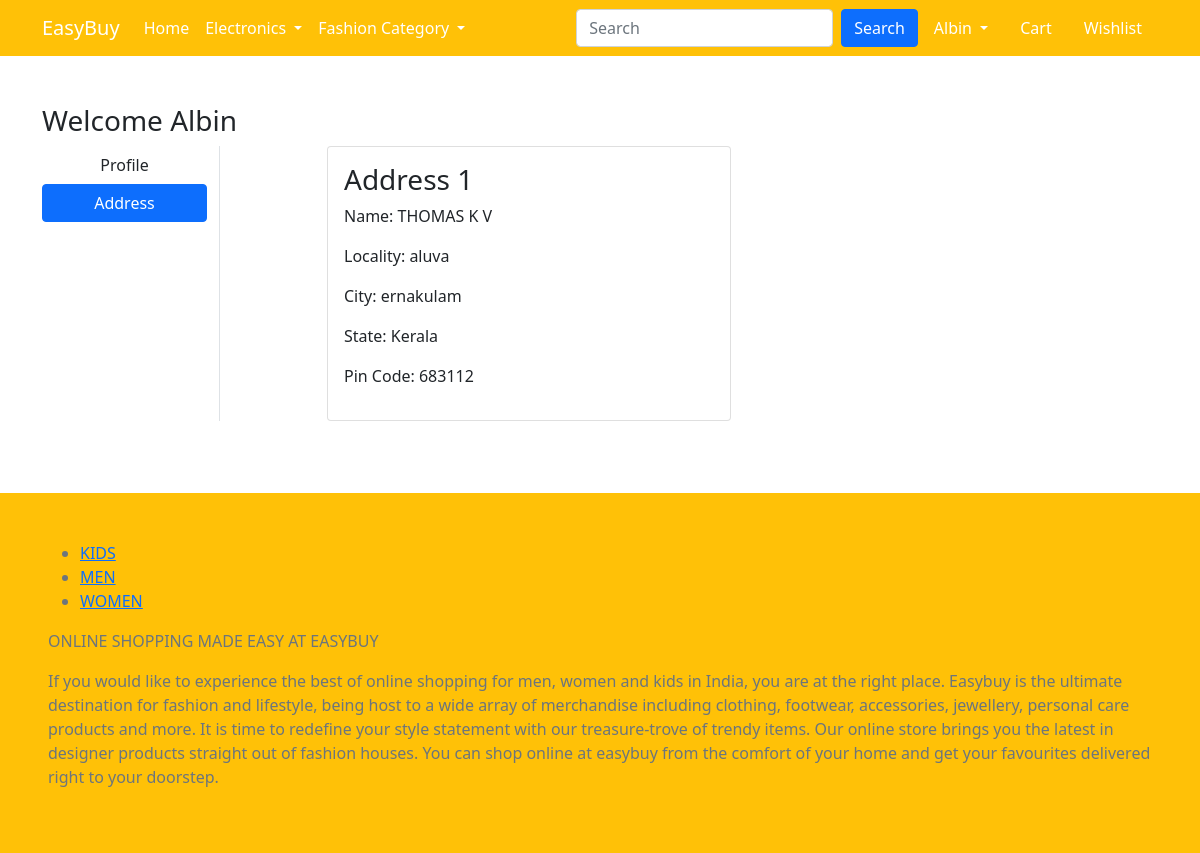
Page /address/ (signed in) on the committed database.
### app/models.py (models this page shows, shortened)
class Custumer(models.Model):
    user = models.ForeignKey(User, on_delete=models.CASCADE)
    name = models.CharField(max_length=200)
    locality = models.CharField(max_length=200)
    city = models.CharField(max_length=50)
    pincode = models.IntegerField()
    state = models.CharField(choices=STATE_CHOICES, max_length=50)

### app/views.py (the view)
# urls.py: path('address/', address, name='address'),
@login_required(login_url="/account/login/")
def address(request):
    add = Custumer.objects.filter(user=request.user)
    return render(request, 'app/address.html', {'add': add, 'active': 'btn-primary'})

### app/templates/app/address.html (shortened to what this page needs)
{% extends 'app/base.html' %}
{% load static %}
{% block main-content %}
<div class="container my-5">
 <div class="row">
 <h3>Welcome <span class="text-capitalize">{{request.user}}</span></h3>
  <div class="col-sm-2 border-end">
   <ul class="list-unstyled">
    <li class="d-grid"><a href="{% url 'profile' %}" class="btn">Profile</a></li>
    <li class="d-grid"><a href="{% url 'address' %}" class="btn {{active}}" >Address</a></li>
   </ul>
  </div>
  <div class="col-sm-9 offset-sm-1">
   <div class="row">
    {% for ad in add %}
    <div class="col-sm-6">
     <div class="card">
      <div class="card-body">
       <h3>Address 1</h3>
       <p>Name: {{ad.name}}</p>
       <p>Locality: {{ad.locality}}</p>
       <p>City: {{ad.city}}</p>
       <p>State: {{ad.state}}</p>
       <p>Pin Code: {{ad.pincode}}</p>
      </div>
     </div>
    </div>
    {% endfor %}
   </div>
  </div>
 </div>
</div>
{% endblock main-content %}

### app/templates/app/base.html (shortened to what this page needs)
<!doctype html>
{% load static %}
<html lang="en">
  <head>
    <link href="https://cdn.jsdelivr.net/npm/bootstrap@5.0.0-beta1/dist/css/bootstrap.min.css" rel="stylesheet">
    <link rel="stylesheet" href="{% static 'app/css/owl.carousel.min.css' %}">
    <link rel="stylesheet" href="{% static 'app/css/all.min.css' %}">
    <link rel="stylesheet" href="{% static 'app/css/style.css' %}">
  </head>
  <body>
    <nav class="navbar navbar-expand-lg navbar-dark bg-warning">
     <div class="container">
       <a class="navbar-brand" href="/">EasyBuy</a>
       <div class="collapse navbar-collapse" id="navbarSupportedContent">
         <ul class="navbar-nav me-auto mb-2 mb-lg-0">
           <li class="nav-item">
             <a class="nav-link active" aria-current="page" href="/">Home</a>
           </li>
           <li class="nav-item dropdown">
             <a class="nav-link dropdown-toggle text-white" href="#" id="electronicsDropdown" role="button" data-bs-toggle="dropdown" aria-expanded="false">
               Electronics
             </a>
           </li>
           <li class="nav-item dropdown">
             <a class="nav-link dropdown-toggle text-white" href="#" id="fashionDropdown" role="button" data-bs-toggle="dropdown" aria-expanded="false">
              Fashion Category
             </a>
           </li>
         </ul>
         <form method="get" class="d-flex" action="/search/">
           <input class="form-control me-2" type="search" placeholder="Search" aria-label="Search" name="tittle" id="tittle">
           <button class="btn btn-primary" type="submit">Search</button>
         </form>
         <div>
          <ul class="navbar-nav me-auto mb-2 mb-lg-0">
            {% if request.user.is_authenticated %}
           <li class="nav-item dropdown mx-2">
              <a class="nav-link dropdown-toggle text-white" href="#" id="profileDropdown" role="button" data-bs-toggle="dropdown" aria-expanded="false">
                {{request.user.username|capfirst}}
              </a>
            </li>
            <li class="nav-item mx-2">
             <a href="{% url 'showcart' %}" class="nav-link text-white"> Cart </a>
            </li>
            <li class="nav-item mx-2">
             <a href="{% url 'wishlist' %}" class="nav-link text-white"> Wishlist </a>
            </li>
              {% endif %}
          </ul>
         </div>
       </div>
     </div>
    </nav>
    {% block main-content %} {% endblock main-content %}
   <br>
    <footer class="bd-footer text-muted bg-warning">
      <div class="container-fluid p-3 p-md-5">
        <ul class="bd-footer-links">
          <li><a href="#">KIDS</a></li>
          <li><a href="#">MEN</a></li>
          <li><a href="#">WOMEN</a></li>
        </ul>
        <p>ONLINE SHOPPING MADE EASY AT EASYBUY</p>
        <p>If you would like to experience the best of online shopping for men, women and kids in India, you are at the right place. Easybuy is the ultimate destination for fashion and lifestyle, being host to a wide array of merchandise including clothing, footwear, accessories, jewellery, personal care products and more. It is time to redefine your style statement with our treasure-trove of trendy items. Our online store brings you the latest in designer products straight out of fashion houses. You can shop online at easybuy from the comfort of your home and get your favourites delivered right to your doorstep.</p>
      </div>
    </footer>
  </body>
</html>

### rows in the picture
Custumer: name "THOMAS K V", locality "aluva", city "ernakulam", state "Kerala", pincode "683112"

### other values in the picture
{{ request.user.username|capfirst }} "Albin"
{{ request.user }} "Albin"
